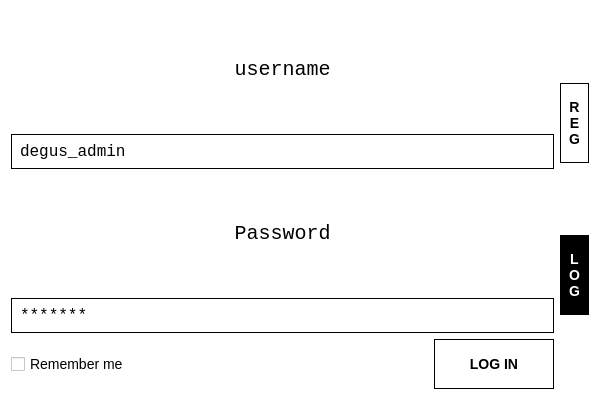
<?xml version="1.0" encoding="UTF-8"?>
<ui version="4.0">
 <class>LoginWindow</class>
 <widget class="QWidget" name="LoginWindow">
  <property name="geometry"><rect><x>0</x><y>0</y><width>600</width><height>400</height></rect></property>
  <property name="windowTitle"><string>Login</string></property>
  <property name="styleSheet"><string>QWidget { background: white; color: black; font-family: Arial; font-size: 14px; } QLineEdit { border: 1px solid black; padding: 6px; font-family: monospace; font-size: 16px; } QPushButton { border: 1px solid black; background: white; padding: 8px; font-weight: bold; } QPushButton:hover { background-color: #f2f2f2; } QPushButton:pressed { background-color: #e6e6e6; }</string></property>
  <layout class="QHBoxLayout" name="mainLayout">
   <property name="ContentsMargins"><number>80</number><number>50</number><number>80</number><number>50</number></property>
   <item>
    <layout class="QVBoxLayout" name="formLayout">
     <item><widget class="QLabel" name="lblUser"><property name="text"><string>username</string></property><property name="alignment"><set>Qt::AlignCenter</set></property><property name="styleSheet"><string>font-size: 20px; font-family: monospace;</string></property></widget></item>
     <item><widget class="QLineEdit" name="editUsername"><property name="text"><string>degus_admin</string></property></widget></item>
     <item><widget class="QLabel" name="lblPass"><property name="text"><string>Password</string></property><property name="alignment"><set>Qt::AlignCenter</set></property><property name="styleSheet"><string>font-size: 20px; font-family: monospace;</string></property></widget></item>
     <item><widget class="QLineEdit" name="editPassword"><property name="text"><string>*******</string></property></widget></item>
     <item>
      <layout class="QHBoxLayout" name="bottomLayout">
       <item><widget class="QCheckBox" name="chkRemember"><property name="text"><string>Remember me</string></property></widget></item>
       <item><spacer name="hSpacer"><property name="orientation"><enum>Qt::Horizontal</enum></property><property name="sizeHint" stdset="0"><size><width>40</width><height>20</height></size></property></spacer></item>
       <item><widget class="QPushButton" name="btnLogin"><property name="minimumSize"><size><width>120</width><height>50</height></size></property><property name="text"><string>LOG IN</string></property><property name="styleSheet"><string>QPushButton { font-weight: bold; } QPushButton:hover { background-color: #fce0c5; }</string></property></widget></item>
      </layout>
     </item>
    </layout>
   </item>
   <item>
    <layout class="QVBoxLayout" name="switchLayout">
     <property name="spacing"><number>0</number></property>
     <item><widget class="QPushButton" name="btnGoReg"><property name="maximumSize"><size><width>40</width><height>80</height></size></property><property name="text"><string>R&#10;E&#10;G</string></property><property name="styleSheet"><string>QPushButton { background: white; color: black; border: 1px solid black; } QPushButton:hover { background: #f2f2f2; }</string></property></widget></item>
     <item><widget class="QPushButton" name="btnGoLog"><property name="maximumSize"><size><width>40</width><height>80</height></size></property><property name="text"><string>L&#10;O&#10;G</string></property><property name="styleSheet"><string>QPushButton { background: black; color: white; border: 1px solid black; } QPushButton:hover { background: #333333; }</string></property></widget></item>
    </layout>
   </item>
  </layout>
 </widget>
</ui>
